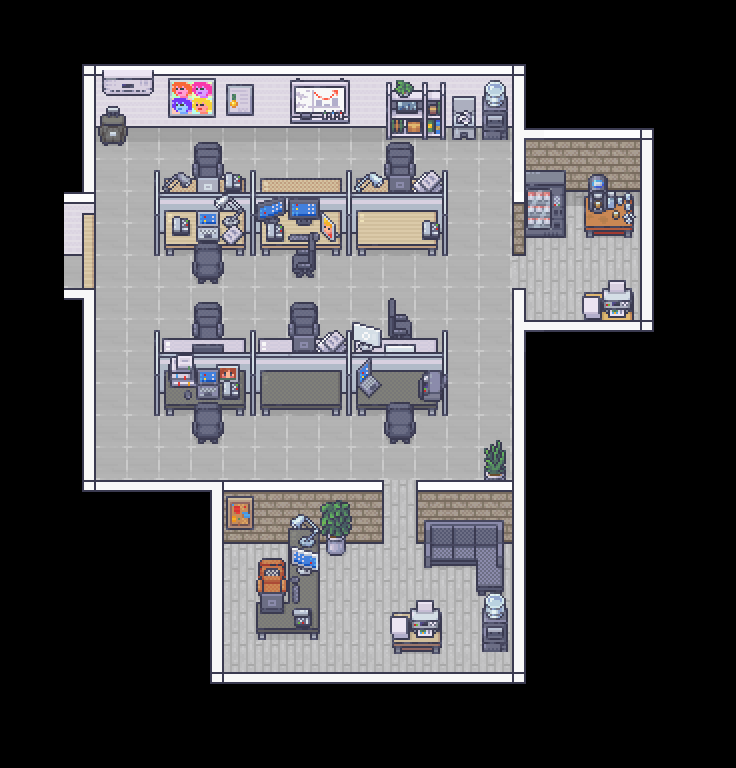

Tiled map render using the project's own tile images. Description and the map definition, with tile-layer contents summarised, below:
An orthogonal 23x24 tile map with 32x32 px tiles, 10 tile layers (ground, wall_2, item_backward, wall, ...), 2 tilesets and 43 objects (alain, sandra, douglas, adam, daisy, ...).

<map version="1.10" tiledversion="1.10.2" orientation="orthogonal" renderorder="right-down" width="23" height="24" tilewidth="32" tileheight="32" infinite="0" nextlayerid="19" nextobjectid="71">
 <editorsettings>
  <export target="map.lua" format="lua" />
 </editorsettings>
 <tileset firstgid="1" name="Wall n Ground" tilewidth="32" tileheight="32" tilecount="224" columns="16">
  <image source="../tilesSet/Room_Builder_Office_32x32.png" width="512" height="448" />
 </tileset>
 <tileset firstgid="225" name="Objet" tilewidth="32" tileheight="32" tilecount="848" columns="16">
  <image source="../tilesSet/Modern_Office_Black_Shadow_32x32.png" width="512" height="1696" />
 </tileset>
 <layer id="1" name="ground" width="23" height="24">
  <data>[552 cells, 205 non-empty, 5 distinct tile ids]</data>
 </layer>
 <layer id="3" name="wall_2" width="23" height="24">
  <data>[552 cells, 20 non-empty, 11 distinct tile ids]</data>
 </layer>
 <layer id="7" name="item_backward" width="23" height="24">
  <data>[552 cells, 21 non-empty, 18 distinct tile ids]</data>
 </layer>
 <layer id="2" name="wall" width="23" height="24">
  <data>[552 cells, 94 non-empty, 21 distinct tile ids]</data>
 </layer>
 <layer id="5" name="table_2" width="23" height="24">
  <data>[552 cells, 48 non-empty, 16 distinct tile ids]</data>
 </layer>
 <layer id="4" name="table" width="23" height="24">
  <data>[552 cells, 60 non-empty, 24 distinct tile ids]</data>
 </layer>
 <layer id="8" name="item_forward_2" width="23" height="24">
  <data>[552 cells, 0 non-empty, 0 distinct tile ids]</data>
 </layer>
 <layer id="6" name="item_forward" width="23" height="24">
  <data>[552 cells, 28 non-empty, 23 distinct tile ids]</data>
 </layer>
 <layer id="9" name="deco_no_col" width="23" height="24">
  <data>[552 cells, 73 non-empty, 68 distinct tile ids]</data>
 </layer>
 <layer id="11" name="item_backward_no_col" width="23" height="24">
  <data>[552 cells, 5 non-empty, 2 distinct tile ids]</data>
 </layer>
 <objectgroup id="13" name="walls">
  <object id="1" x="82.3333" y="65.8333" width="11.6667" height="426.167" />
  <object id="4" x="82.3125" y="65" width="443.5" height="62" />
  <object id="6" x="513" y="72.5" width="11.25" height="182" />
  <object id="7" x="512.932" y="127.432" width="140.5" height="63.8712" />
  <object id="8" x="640" y="149" width="14" height="182.25" />
  <object id="9" x="521.25" y="319.5" width="132.5" height="12" />
  <object id="12" x="512" y="288" width="14.2917" height="399.333" />
  <object id="13" x="209.667" y="671.333" width="316" height="14.3333" />
  <object id="14" x="210" y="480.333" width="14.3333" height="199.667" />
  <object id="15" x="416.667" y="481" width="109.424" height="62.6667" />
  <object id="16" x="224.063" y="480.667" width="159.271" height="61.3333" />
  <object id="17" x="89.75" y="480.13" width="134.25" height="11.1196" />
 </objectgroup>
 <objectgroup id="14" name="tables">
  <object id="18" x="153.75" y="177.75" width="293.833" height="67.9091" />
  <object id="19" x="154.083" y="337.905" width="293.833" height="67.9091" />
  <object id="20" x="288.25" y="528.25" width="31.75" height="111.125" />
  <object id="21" x="256" y="602.375" width="36.875" height="37.25" />
  <object id="23" x="391.875" y="612.125" width="49.5" height="39.5" />
  <object id="24" x="584.364" y="191.023" width="50" height="44.9205" />
  <object id="25" x="584.125" y="292" width="49.875" height="29.5" />
 </objectgroup>
 <objectgroup id="15" name="decos">
  <object id="32" x="523.636" y="169.636" width="42" height="68.3636" />
  <object id="33" x="484.125" y="439.75" width="21.75" height="42" />
  <object id="35" x="482.125" y="591.75" width="25.75" height="59.125" />
  <object id="36" x="325.909" y="500.182" width="20.0909" height="55.2424" />
  <object id="37" x="97.25" y="105.625" width="30.8125" height="40.2216" />
  <object id="38" x="385.455" y="81.8182" width="122.182" height="56.1819" />
 </objectgroup>
 <objectgroup id="16" name="chairs">
  <object id="41" x="192" y="160.455" width="32" height="19.5455" />
  <object id="42" x="384" y="160.125" width="32" height="18.3125" />
  <object id="44" x="191.75" y="234.375" width="32" height="48.9546" />
  <object id="45" x="291.727" y="234" width="24.2727" height="43.5909" />
  <object id="46" x="191.854" y="319.871" width="32" height="19.5455" />
  <object id="47" x="288.036" y="320.632" width="32" height="18.3125" />
  <object id="48" x="383.818" y="320.298" width="32" height="18.3125" />
  <object id="49" x="192.143" y="394.311" width="32" height="49.1023" />
  <object id="50" x="384.107" y="394.738" width="32" height="48.5852" />
  <object id="51" x="256.091" y="575.864" width="32" height="30.5455" />
  <object id="53" x="424" y="520.375" width="79.625" height="45.2727" />
  <object id="55" x="475.75" y="520.375" width="28.125" height="71.375" />
 </objectgroup>
 <objectgroup id="18" name="npc">
  <object id="62" type="alain" x="599.636" y="240.727" width="22.9091" height="22.9091" />
  <object id="64" type="sandra" x="295.034" y="135.625" width="25.3636" height="17.4545" />
  <object id="65" type="douglas" x="446.875" y="626.75" width="26.375" height="25" />
  <object id="66" type="adam" x="230.667" y="422.333" width="23" height="21" />
  <object id="68" type="daisy" x="331" y="261" width="16.6667" height="16.3333" />
  <object id="70" type="celine" x="380.25" y="260.75" width="15" height="15" />
 </objectgroup>
</map>
